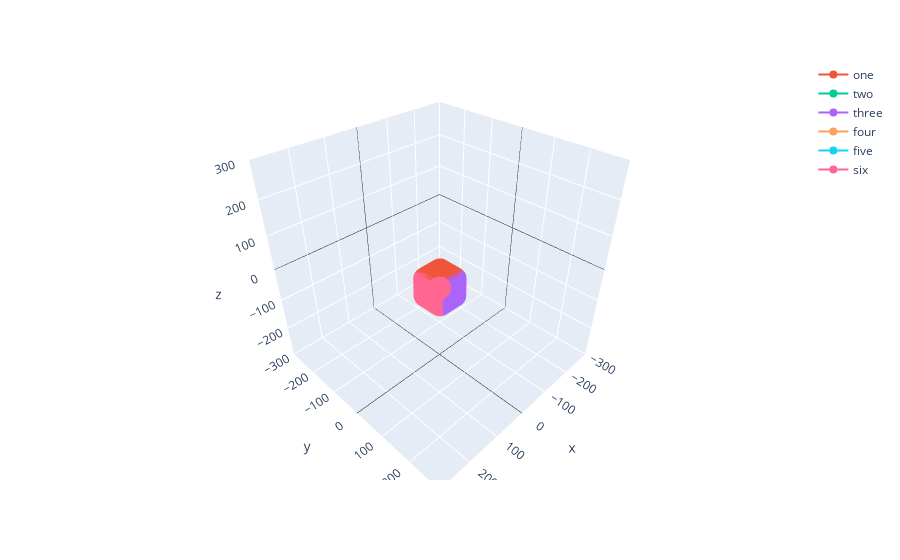
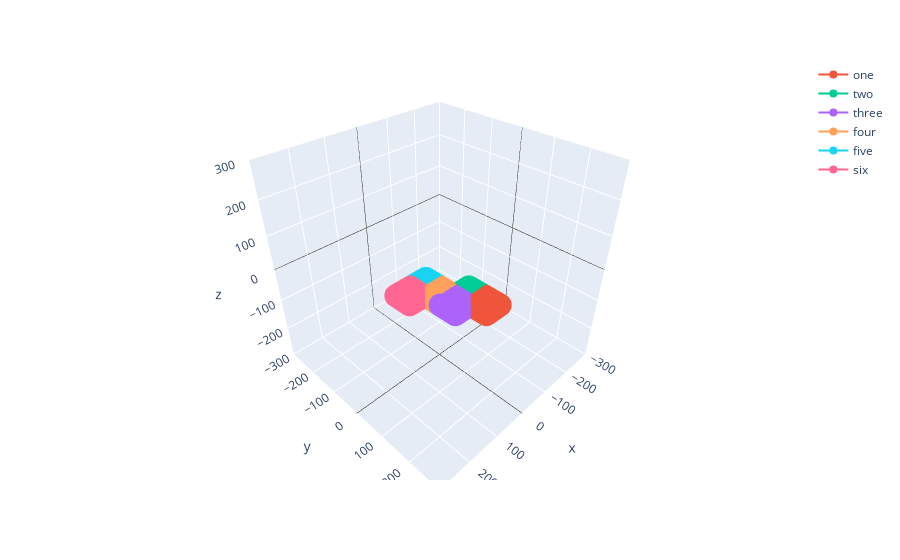

These figures' notebook cell, in order:
### Code cell
xpos, ypos, zpos = np.array(((1, 0, 0), (0, 1, 0), (0, 0, 1)))
xneg, yneg, zneg = -1 * xpos, -1 * ypos, -1 * zpos

cw_y = itertools.cycle((zpos, xpos, zneg))
ccw_y = itertools.cycle((zpos, xneg, zneg))

cw_x = itertools.cycle((zpos, yneg, zneg))
ccw_x = itertools.cycle((zpos, ypos, zneg))

# no need for first adj b/c already up in the x direction due to first fold
cw_z = itertools.cycle((ypos, xneg))  
ccw_z = itertools.cycle((yneg, xneg))

# thse offsets simulate the wrap-around of flaps with multiple faces
OFFSETS = {
    ('x', 'cw'): cw_x,
    ('x', 'ccw'): ccw_x,
    ('y', 'cw'): cw_y,
    ('y', 'ccw'): ccw_y,
    ('z', 'cw'): cw_z,
    ('z', 'ccw'): ccw_z,    
}

# FOLD UP THE CUBE! !
# f1 = fold(one, onto=four, axis='x', direction='ccw')
# f3, f2 = np.vsplit(fold(three, two, onto=four, axis='y', direction='cw'), 2)
# f2 = fold(f2, onto=f3, axis='y', direction='cw')
# f5, f6 = np.vsplit(fold(five, six, onto=four, axis='x', direction='cw'), 2)
# f6 = fold(f6, onto=f5, axis='z', direction='ccw')

f3, f2, f1 = np.vsplit(fold(three, two, one, onto=four, axis='x', direction='cw'), 3)
f2, f1 = np.vsplit(fold(f2, f1, onto=f3, axis='z', direction='cw'), 2)
f1 = translate3d(f1, 0, -2, 0)
f2 = translate3d(f2, 0, -2, 0)
f1 = fold(f1, onto=f2, axis='y', direction='cw')
f1 = translate3d(f1, 1, 0, -1)
f5, f6 = np.vsplit(fold(five, six, onto=four, axis='x', direction='ccw'), 2)
f6 = fold(f6, onto=f5, axis='z', direction='cw')
f6 = translate3d(f6, 1, 1, 0)



cube = {
    'one': f1,
    'two': f2,
    'three': f3,
    'four': four,
    'five': f5,
    'six': f6,
}


print(vertices(f5))
print(vertices(f6))
# Lets see!
plot_3d(cube)
plot_3d(cutout)

### Figure 1 — Plotly figure (JSON) as saved in the notebook; plotly's stock layout.template omitted (floating-point values rounded to 4 significant figures; data arrays with more than 128 entries replaced by an {"elided": "..."} marker saying what was removed)
{"data": [{"hovertemplate": "<extra></extra>", "legendgroup": "", "marker": {"color": "#636efa", "symbol": "circle"}, "mode": "markers", "name": "", "scene": "scene", "showlegend": false, "type": "scatter3d"}, {"name": "one", "type": "scatter3d", "x": {"elided": "2500 int values"}, "y": {"elided": "2500 int values"}, "z": {"elided": "2500 int values"}}, {"name": "two", "type": "scatter3d", "x": {"elided": "2500 int values"}, "y": {"elided": "2500 int values"}, "z": {"elided": "2500 int values"}}, {"name": "three", "type": "scatter3d", "x": {"elided": "2500 int values"}, "y": {"elided": "2500 int values"}, "z": {"elided": "2500 int values"}}, {"name": "four", "type": "scatter3d", "x": {"elided": "2500 int values"}, "y": {"elided": "2500 int values"}, "z": {"elided": "2500 int values"}}, {"name": "five", "type": "scatter3d", "x": {"elided": "2500 int values"}, "y": {"elided": "2500 int values"}, "z": {"elided": "2500 int values"}}, {"name": "six", "type": "scatter3d", "x": {"elided": "2500 int values"}, "y": {"elided": "2500 int values"}, "z": {"elided": "2500 int values"}}], "layout": {"legend": {"tracegroupgap": 0}, "margin": {"t": 60}, "scene": {"aspectmode": "cube", "domain": {"x": [0, 1], "y": [0, 1]}, "xaxis": {"range": [-300, 300], "zerolinecolor": "black"}, "yaxis": {"range": [-300, 300], "zerolinecolor": "black"}, "zaxis": {"range": [-300, 300], "zerolinecolor": "black"}}}}

### Figure 2 — Plotly figure (JSON) as saved in the notebook; plotly's stock layout.template omitted (floating-point values rounded to 4 significant figures; data arrays with more than 128 entries replaced by an {"elided": "..."} marker saying what was removed)
{"data": [{"hovertemplate": "<extra></extra>", "legendgroup": "", "marker": {"color": "#636efa", "symbol": "circle"}, "mode": "markers", "name": "", "scene": "scene", "showlegend": false, "type": "scatter3d"}, {"name": "one", "type": "scatter3d", "x": {"elided": "2500 int values"}, "y": {"elided": "2500 int values"}, "z": {"elided": "2500 int values"}}, {"name": "two", "type": "scatter3d", "x": {"elided": "2500 int values"}, "y": {"elided": "2500 int values"}, "z": {"elided": "2500 int values"}}, {"name": "three", "type": "scatter3d", "x": {"elided": "2500 int values"}, "y": {"elided": "2500 int values"}, "z": {"elided": "2500 int values"}}, {"name": "four", "type": "scatter3d", "x": {"elided": "2500 int values"}, "y": {"elided": "2500 int values"}, "z": {"elided": "2500 int values"}}, {"name": "five", "type": "scatter3d", "x": {"elided": "2500 int values"}, "y": {"elided": "2500 int values"}, "z": {"elided": "2500 int values"}}, {"name": "six", "type": "scatter3d", "x": {"elided": "2500 int values"}, "y": {"elided": "2500 int values"}, "z": {"elided": "2500 int values"}}], "layout": {"legend": {"tracegroupgap": 0}, "margin": {"t": 60}, "scene": {"aspectmode": "cube", "domain": {"x": [0, 1], "y": [0, 1]}, "xaxis": {"range": [-300, 300], "zerolinecolor": "black"}, "yaxis": {"range": [-300, 300], "zerolinecolor": "black"}, "zaxis": {"range": [-300, 300], "zerolinecolor": "black"}}}}
